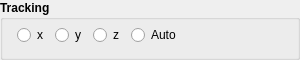
         <widget class="QGroupBox" name="groupBox_4">
          <property name="sizePolicy">
           <sizepolicy hsizetype="Fixed" vsizetype="Fixed">
            <horstretch>0</horstretch>
            <verstretch>0</verstretch>
           </sizepolicy>
          </property>
          <property name="minimumSize">
           <size>
            <width>300</width>
            <height>50</height>
           </size>
          </property>
          <property name="font">
           <font>
            <bold>true</bold>
           </font>
          </property>
          <property name="title">
           <string>Tracking</string>
          </property>
          <widget class="QWidget" name="layoutWidget">
           <property name="geometry">
            <rect>
             <x>10</x>
             <y>20</y>
             <width>181</width>
             <height>31</height>
            </rect>
           </property>
           <layout class="QHBoxLayout" name="horizontalLayout_2">
            <property name="spacing">
             <number>0</number>
            </property>
            <property name="sizeConstraint">
             <enum>QLayout::SizeConstraint::SetNoConstraint</enum>
            </property>
            <item>
             <widget class="QRadioButton" name="trackXRadioButton">
              <property name="sizePolicy">
               <sizepolicy hsizetype="Fixed" vsizetype="Fixed">
                <horstretch>0</horstretch>
                <verstretch>0</verstretch>
               </sizepolicy>
              </property>
              <property name="font">
               <font>
                <bold>false</bold>
               </font>
              </property>
              <property name="text">
               <string>x</string>
              </property>
             </widget>
            </item>
            <item>
             <widget class="QRadioButton" name="trackYRadioButton">
              <property name="sizePolicy">
               <sizepolicy hsizetype="Fixed" vsizetype="Fixed">
                <horstretch>0</horstretch>
                <verstretch>0</verstretch>
               </sizepolicy>
              </property>
              <property name="font">
               <font>
                <bold>false</bold>
               </font>
              </property>
              <property name="text">
               <string>y</string>
              </property>
             </widget>
            </item>
            <item>
             <widget class="QRadioButton" name="trackZRadioButton">
              <property name="sizePolicy">
               <sizepolicy hsizetype="Fixed" vsizetype="Fixed">
                <horstretch>0</horstretch>
                <verstretch>0</verstretch>
               </sizepolicy>
              </property>
              <property name="font">
               <font>
                <bold>false</bold>
               </font>
              </property>
              <property name="text">
               <string>z</string>
              </property>
             </widget>
            </item>
            <item>
             <widget class="QRadioButton" name="trackAutoRadioButton">
              <property name="sizePolicy">
               <sizepolicy hsizetype="Fixed" vsizetype="Fixed">
                <horstretch>0</horstretch>
                <verstretch>0</verstretch>
               </sizepolicy>
              </property>
              <property name="font">
               <font>
                <bold>false</bold>
               </font>
              </property>
              <property name="text">
               <string>Auto</string>
              </property>
             </widget>
            </item>
           </layout>
          </widget>
         </widget>
